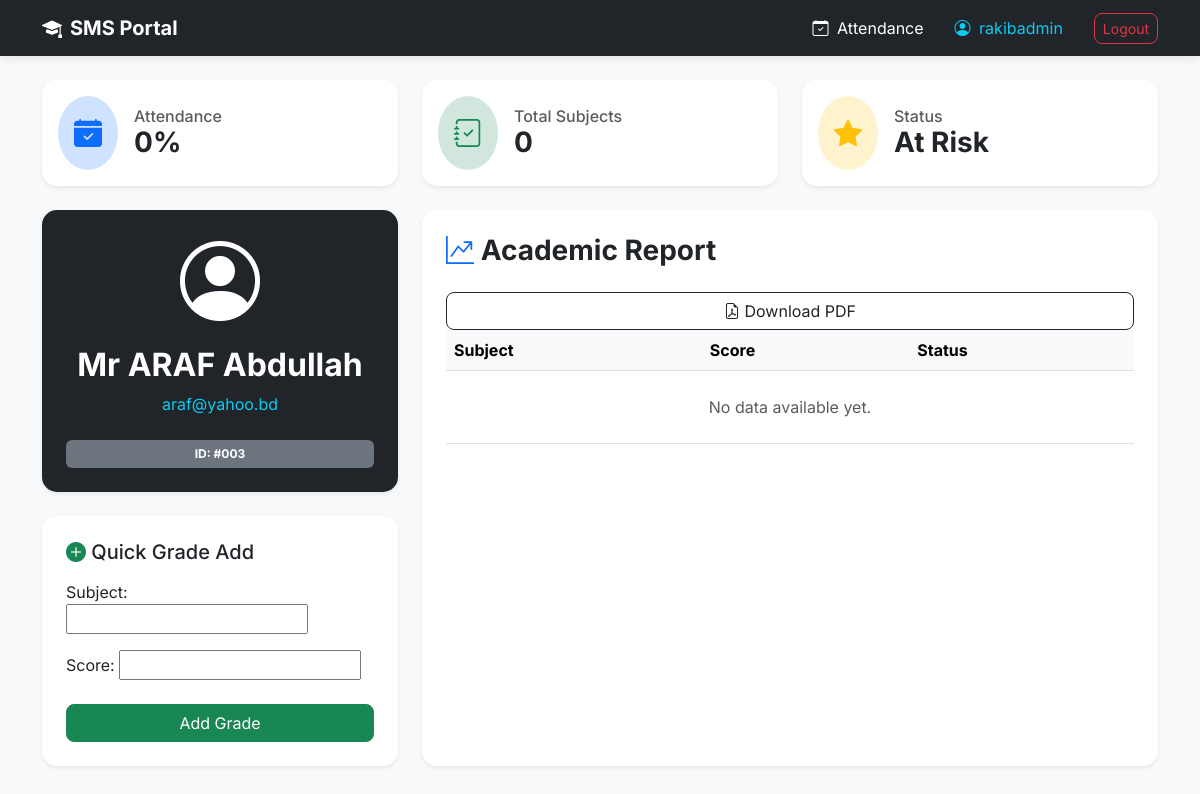
Page /students/3/ (signed in) on the earlier database version.
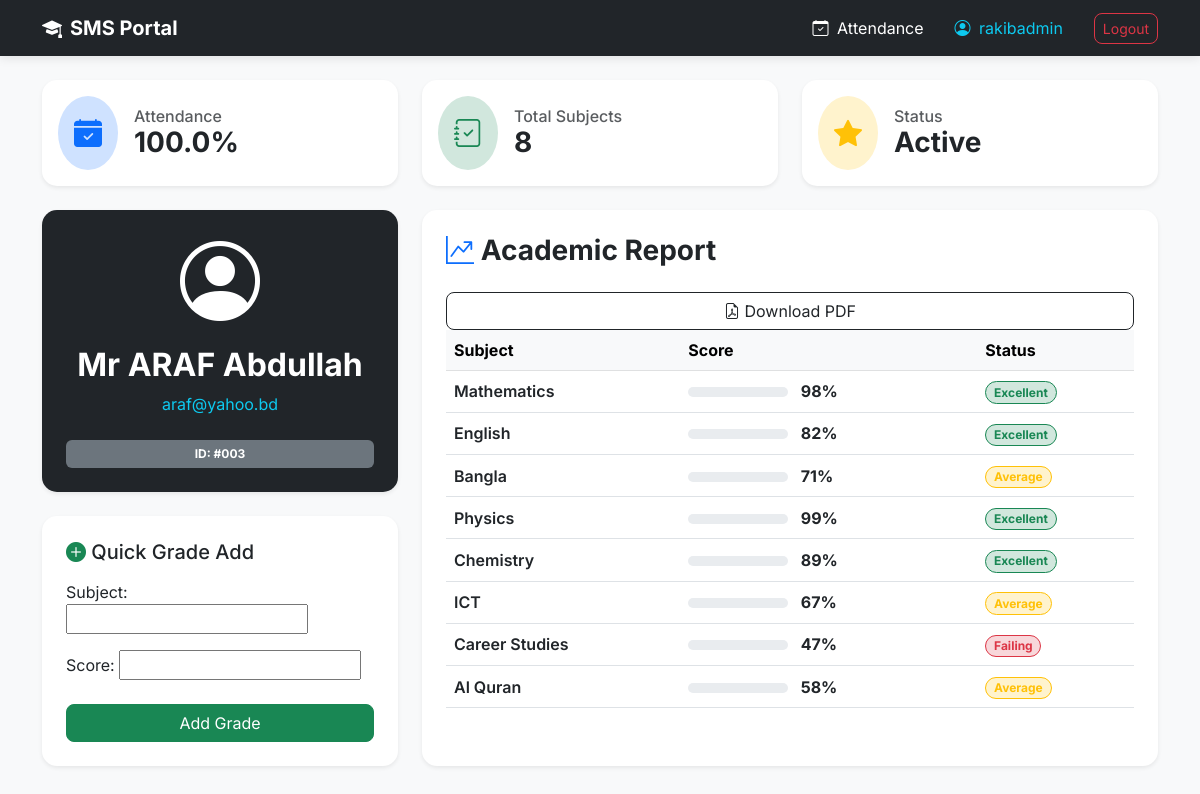
Same page on the later database version.
### students/models.py (models this page shows, shortened)
class Student(models.Model):
    first_name = models.CharField(max_length=100)
    last_name = models.CharField(max_length=100)
    email = models.EmailField(unique=True)
    enrollment_date = models.DateField(auto_now_add=True)

class Grade(models.Model):
    student = models.ForeignKey(Student, on_delete=models.CASCADE, related_name='grades')
    subject = models.CharField(max_length=100)
    score = models.PositiveIntegerField()
    date_assigned = models.DateField(auto_now_add=True)

### students/views.py (the view)
# urls.py: path('students/<int:pk>/', views.student_profile, name='student_profile'),
@login_required
def student_profile(request, pk):
    student = get_object_or_404(Student, pk=pk)
    grades = student.grades.all()
    total_days = student.attendance.count()
    present_days = student.attendance.filter(status='Present').count()
    attendance_percent = (present_days / total_days * 100) if total_days > 0 else 0
    if request.method == "POST":
        form = GradeForm(request.POST)
        if form.is_valid():
            grade = form.save(commit=False)
            grade.student = student
            grade.save()
            messages.success(request, f"Grade added for {student.first_name}")
            return redirect('student_profile', pk=student.pk)
    else:
        form = GradeForm()
    return render(request, 'students/student_profile.html', {
        'student': student,
        'grades': grades,
        'form': form,
        'attendance_percent': round(attendance_percent, 1)
    })

### students/forms.py
class GradeForm(forms.ModelForm):
    class Meta:
        model = Grade
        fields = ['subject', 'score']

### students/templates/students/student_profile.html (shortened to what this page needs)
{% extends 'students/base.html' %}
{% block content %}
<div class="row mb-4">
    <div class="col-md-4">
        <div class="card shadow-sm border-0 bg-white p-3 d-flex flex-row align-items-center">
            <div class="rounded-circle bg-primary-subtle p-3 me-3">
                <i class="bi bi-calendar-check-fill text-primary fs-3"></i>
            </div>
            <div>
                <h6 class="text-muted mb-0">Attendance</h6>
                <h3 class="fw-bold mb-0">{{ attendance_percent }}%</h3>
            </div>
        </div>
    </div>
    <div class="col-md-4">
        <div class="card shadow-sm border-0 bg-white p-3 d-flex flex-row align-items-center">
            <div class="rounded-circle bg-success-subtle p-3 me-3">
                <i class="bi bi-journal-check text-success fs-3"></i>
            </div>
            <div>
                <h6 class="text-muted mb-0">Total Subjects</h6>
                <h3 class="fw-bold mb-0">{{ grades.count }}</h3>
            </div>
        </div>
    </div>
    <div class="col-md-4">
        <div class="card shadow-sm border-0 bg-white p-3 d-flex flex-row align-items-center">
            <div class="rounded-circle bg-warning-subtle p-3 me-3">
                <i class="bi bi-star-fill text-warning fs-3"></i>
            </div>
            <div>
                <h6 class="text-muted mb-0">Status</h6>
                <h3 class="fw-bold mb-0">
                    {% if attendance_percent >= 80 %}Active{% else %}At Risk{% endif %}
                </h3>
            </div>
        </div>
    </div>
</div>
<div class="row">
    <div class="col-md-4">
        <div class="card shadow-sm border-0 bg-dark text-white p-4 text-center mb-4">
            <div class="display-1 mb-3"><i class="bi bi-person-circle"></i></div>
            <h2 class="fw-bold">{{ student.first_name }} {{ student.last_name }}</h2>
            <p class="text-info">{{ student.email }}</p>
            <div class="badge bg-secondary p-2 mt-2">ID: #00{{ student.id }}</div>
        </div>
        <div class="card shadow-sm border-0 p-4">
            <h5 class="mb-3"><i class="bi bi-plus-circle-fill text-success"></i> Quick Grade Add</h5>
            <form method="POST">
                {{ form.as_p }}
                <button type="submit" class="btn btn-success w-100 mt-2">Add Grade</button>
            </form>
        </div>
    </div>
    <div class="col-md-8">
        <div class="card shadow-sm border-0 p-4" style="min-height: 100%;">
            <h3 class="fw-bold mb-4"><i class="bi bi-graph-up-arrow text-primary"></i> Academic Report</h3>
            <a href="{% url 'download_report' student.pk %}" class="btn btn-outline-dark">
        <i class="bi bi-file-earmark-pdf"></i> Download PDF
    </a>
            <table class="table table-hover align-middle">
                <thead class="table-light">
                    <tr>
                        <th>Subject</th>
                        <th>Score</th>
                        <th>Status</th>
                    </tr>
                </thead>
                <tbody>
                    {% for grade in grades %}
                    <tr>
                        <td class="fw-semibold">{{ grade.subject }}</td>
                        <td>
                            <div class="progress" style="height: 10px; width: 100px; display: inline-block;">
                            </div>
                            <span class="ms-2 fw-bold">{{ grade.score }}%</span>
                        </td>
                        <td>
                            {% if grade.score >= 80 %}
                                <span class="badge rounded-pill bg-success-subtle text-success border border-success">Excellent</span>
                            {% elif grade.score >= 50 %}
                                <span class="badge rounded-pill bg-warning-subtle text-warning border border-warning">Average</span>
                            {% else %}
                                <span class="badge rounded-pill bg-danger-subtle text-danger border border-danger">Failing</span>
                            {% endif %}
                        </td>
                    </tr>
                    {% empty %}
                    <tr>
                        <td colspan="3" class="text-center text-muted py-4">No data available yet.</td>
                    </tr>
                    {% endfor %}
                </tbody>
            </table>
        </div>
    </div>
</div>
{% endblock %}

### students/templates/students/base.html (shortened to what this page needs)
<!DOCTYPE html>
<html>
<head>
    <link href="https://cdn.jsdelivr.net/npm/bootstrap@5.3.0/dist/css/bootstrap.min.css" rel="stylesheet">
    <link rel="stylesheet" href="https://cdn.jsdelivr.net/npm/bootstrap-icons@1.11.1/font/bootstrap-icons.css">
</head>
<body>
    <nav class="navbar navbar-expand-lg navbar-dark bg-dark mb-4">
        <div class="container">
            <a class="navbar-brand fw-bold" href="{% url 'student_list' %}"><i class="bi bi-mortarboard-fill me-2"></i>SMS Portal</a>
            <div class="navbar-nav ms-auto align-items-center">
                {% if user.is_authenticated %}
                    <a class="nav-link text-white" href="{% url 'take_attendance' %}">
                        <i class="bi bi-calendar-check me-1"></i> Attendance
                    </a>
                    <span class="nav-link text-info">
                        <i class="bi bi-person-circle me-1"></i> {{ user.username }}
                    </span>
                    <form action="{% url 'logout' %}" method="post" class="d-inline">
                        <button type="submit" class="btn btn-outline-danger btn-sm ms-2">Logout</button>
                    </form>
                {% else %}
                    <a class="nav-link" href="{% url 'login' %}">Login</a>
                {% endif %}
            </div>
        </div>
    </nav>
    <div class="container">
        {% block content %}
        {% endblock %}
    </div>
</body>
</html>

### students/templates/students/base.html (style rules this page uses)
body { font-family: 'Inter', sans-serif; background-color: #f8f9fa; }
.card { border: none; border-radius: 15px; transition: transform 0.3s ease, box-shadow 0.3s ease; }
.btn { border-radius: 8px; transition: all 0.2s; }
.navbar { box-shadow: 0 2px 10px rgba(0,0,0,0.1); }
.nav-link { margin-right: 15px; }

Differences in the rows shown:
computed for Student "Mr ARAF": count "0" → "8"
added Grade: subject "Mathematics", score "98", shows "Excellent"
added Grade: subject "English", score "82", shows "Excellent"
added Grade: subject "Bangla", score "71", shows "Average"
added Grade: subject "Physics", score "99", shows "Excellent"
added Grade: subject "Chemistry", score "89", shows "Excellent"
added Grade: subject "ICT", score "67", shows "Average"
added Grade: subject "Career Studies", score "47", shows "Failing"
added Grade: subject "Al Quran", score "58", shows "Average"
Other differences:
{{ attendance_percent }}: "0" → "100.0"
text no longer shown: "At Risk No data available yet."
text now shown: "Active"
